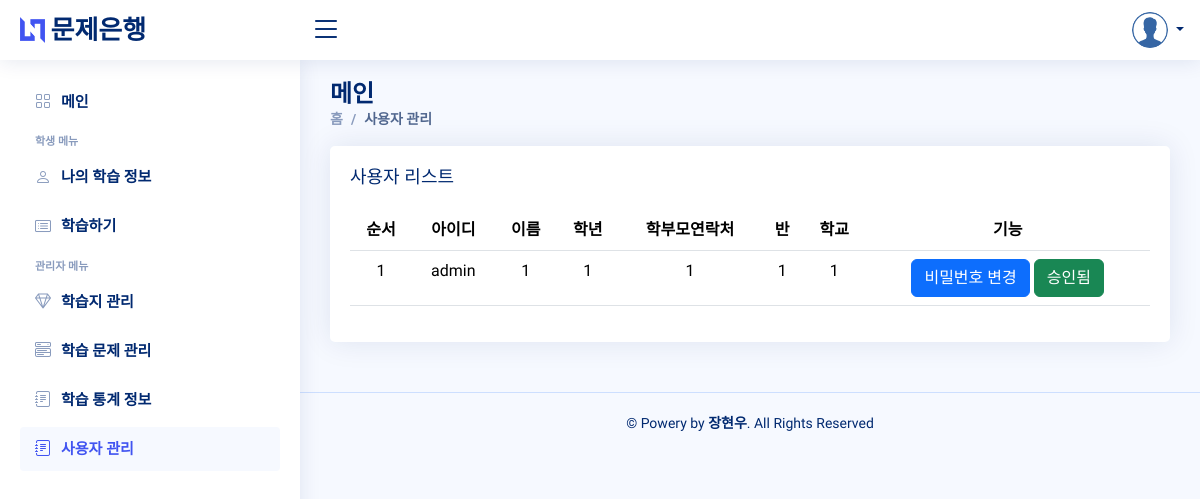
The app's page /userlist with its own data.
### models.py (models this page shows)
class BaseModel(Model):
    class Meta:
        database = db

class User(BaseModel):
    name = CharField()
    grade = IntegerField()
    parent_contact = CharField()
    user_class = CharField()
    school = CharField()
    username = CharField(unique=True)
    password = CharField()
    approved = BooleanField(default=True)

### application.py (the view)
@app.route('/userlist')
def userlist():
    if 'user_id' in session:
        current_user = User.get(User.id == session['user_id'])
    else:
        current_user = None
    userlist = User.select()
    return render_template('userlist.html', userlist=userlist, user=current_user)

### templates/userlist.html (shortened to what this page needs)
<!DOCTYPE html>
<html lang="en">
<head>
  <link href="static/vendor/bootstrap/css/bootstrap.min.css" rel="stylesheet">
  <link href="static/vendor/bootstrap-icons/bootstrap-icons.css" rel="stylesheet">
  <link href="static/vendor/boxicons/css/boxicons.min.css" rel="stylesheet">
  <link href="static/vendor/quill/quill.snow.css" rel="stylesheet">
  <link href="static/vendor/quill/quill.bubble.css" rel="stylesheet">
  <link href="static/vendor/remixicon/remixicon.css" rel="stylesheet">
  <link href="static/vendor/simple-datatables/style.css" rel="stylesheet">
  <link href="static/css/style.css" rel="stylesheet">
</head>
<body>
  <header id="header" class="header fixed-top d-flex align-items-center">
    <div class="d-flex align-items-center justify-content-between">
      <a href="/main" class="logo d-flex align-items-center">
        <img src="static/img/logo.png" alt="">
        <span class="d-none d-lg-block">문제은행</span>
      </a>
      <i class="bi bi-list toggle-sidebar-btn"></i>
    </div>
    <nav class="header-nav ms-auto">
      <ul class="d-flex align-items-center">
        <li class="nav-item dropdown pe-3">
          <a class="nav-link nav-profile d-flex align-items-center pe-0" href="#" data-bs-toggle="dropdown">
            <img src="static/img/userimg.png" alt="Profile" class="rounded-circle">
            <span class="d-none d-md-block dropdown-toggle ps-2">{{ user.name }}</span>
          </a>
        </li>
      </ul>
    </nav>
  </header>
  <aside id="sidebar" class="sidebar">
    <ul class="sidebar-nav" id="sidebar-nav">
      <li class="nav-item">
        <a class="nav-link collapsed" href="/main">
          <i class="bi bi-grid"></i>
          <span>메인</span>
        </a>
      </li>
      <li class="nav-heading">학생 메뉴</li>
      <li class="nav-item">
        <a class="nav-link collapsed" href="/main">
          <i class="bi bi-person"></i>
          <span>나의 학습 정보</span>
        </a>
      </li>
      <li class="nav-item">
        <a class="nav-link collapsed" href="/main">
          <i class="bi bi-card-list"></i>
          <span>학습하기</span>
        </a>
      </li>
      <li class="nav-heading">관리자 메뉴</li>
        <li class="nav-item">
            <a class="nav-link collapsed" href="/worksheet">
                <i class="bi bi-gem"></i>
                <span>학습지 관리</span>
            </a>
        </li>
        <li class="nav-item">
            <a class="nav-link collapsed" href="/category">
             <i class="bi bi-menu-button-wide"></i>
              <span>학습 문제 관리</span>
            </a>
        </li>
        <li class="nav-item">
            <a class="nav-link collapsed" href="/main">
              <i class="bi bi-journal-text"></i>
              <span>학습 통계 정보</span>
            </a>
          </li>
        <li class="nav-item">
            <a class="nav-link" href="/userlist">
              <i class="bi bi-journal-text"></i>
              <span>사용자 관리</span>
            </a>
          </li>
    </ul>
  </aside>
  <main id="main" class="main">
    <div class="pagetitle">
      <h1>메인</h1>
      <nav>
        <ol class="breadcrumb">
          <li class="breadcrumb-item"><a href="index.html">홈</a></li>
          <li class="breadcrumb-item active">사용자 관리</li>
        </ol>
      </nav>
    </div>
    <section class="section dashboard">
      <div class="row">
        <div class="col-lg-12">
          <div class="card">
            <div class="card-body">
              <h5 class="card-title">사용자 리스트</h5>
              <table class="table datatable">
                <thead>
                <tr>
                    <th style="text-align: center;">순서</th>
                    <th style="text-align: center;">아이디</th>
                    <th style="text-align: center;">이름</th>
                    <th style="text-align: center;">학년</th>
                    <th style="text-align: center;">학부모연락처</th>
                    <th style="text-align: center;">반</th>
                    <th style="text-align: center;">학교</th>
                    <th style="text-align: center;">기능</th>
                </tr>
            </thead>
                <tbody>
                    {% for user in userlist %}
                    <tr>
                        <td style="text-align: center;">{{ user.id }}</td>
                        <td style="text-align: center;">{{ user.username }}</td>
                        <td style="text-align: center;">{{ user.name }}</td>
                        <td style="text-align: center;">{{ user.grade }}</td>
                        <td style="text-align: center;">{{ user.parent_contact }}</td>
                        <td style="text-align: center;">{{ user.user_class }}</td>
                        <td style="text-align: center;">{{ user.school }}</td>
                        <td style="text-align: center;">
                            <button class="btn btn-primary btn-change-password" data-id="{{ user.id }}">비밀번호 변경</button>
                            <button class="btn btn-toggle-approval {% if user.approved %}btn-success{% else %}btn-danger{% endif %}" data-id="{{ user.id }}">
                                {% if user.approved %}승인됨{% else %}미승인{% endif %}
                            </button>
                        </td>
                    </tr>
                    {% endfor %}
                </tbody>
              </table>
            </div>
          </div>
        </div>
      </div>
    </section>
  </main>
  <footer id="footer" class="footer">
    <div class="copyright">
      &copy; Powery by <strong><span>장현우</span></strong>. All Rights Reserved
    </div>
  </footer>
</body>
</html>

### static/css/style.css (style rules this page uses)
:root { scroll-behavior: smooth; }
body { font-family: "Open Sans", sans-serif; background: #f6f9ff; color: #444444; }
a { color: #4154f1; text-decoration: none; }
h1, h2, h3, h4, h5, h6 { font-family: "Nunito", sans-serif; }
#main { margin-top: 60px; padding: 20px 30px; transition: all 0.3s; }
.pagetitle { margin-bottom: 10px; }
.pagetitle h1 { font-size: 24px; margin-bottom: 0; font-weight: 600; color: #012970; }
.card { margin-bottom: 30px; border: none; border-radius: 5px; box-shadow: 0px 0 30px rgba(1, 41, 112, 0.1); }
.card-title { padding: 20px 0 15px 0; font-size: 18px; font-weight: 500; color: #012970; font-family: "Poppins", sans-serif; }
.card-body { padding: 0 20px 20px 20px; }
.breadcrumb { font-size: 14px; font-family: "Nunito", sans-serif; color: #899bbd; font-weight: 600; }
.breadcrumb a { color: #899bbd; transition: 0.3s; }
.breadcrumb .breadcrumb-item::before { color: #899bbd; }
.breadcrumb .active { color: #51678f; font-weight: 600; }
.logo { line-height: 1; }
@media (min-width: 1200px) { .logo { width: 280px; } }
.logo img { max-height: 26px; margin-right: 6px; }
.logo span { font-size: 26px; font-weight: 700; color: #012970; font-family: "Nunito", sans-serif; }
.header { transition: all 0.5s; z-index: 997; height: 60px; box-shadow: 0px 2px 20px rgba(1, 41, 112, 0.1); background-color: #fff; padding-left: 20px; }
.header .toggle-sidebar-btn { font-size: 32px; padding-left: 10px; cursor: pointer; color: #012970; }
.header-nav ul { list-style: none; }
.header-nav>ul { margin: 0; padding: 0; }
.header-nav .nav-profile { color: #012970; }
.header-nav .nav-profile img { max-height: 36px; }
.header-nav .nav-profile span { font-size: 14px; font-weight: 600; }
.sidebar { position: fixed; top: 60px; left: 0; bottom: 0; width: 300px; z-index: 996; transition: all 0.3s; padding: 20px; overflow-y: auto; scrollbar-width: thin; scrollbar-color: #aab7cf transparent; box-shadow: 0px 0px 20px rgba(1, 41, 112, 0.1); background-color: #fff; }
@media (min-width: 1200px) { #main, #footer { margin-left: 300px; } }
.sidebar-nav { padding: 0; margin: 0; list-style: none; }
.sidebar-nav li { padding: 0; margin: 0; list-style: none; }
.sidebar-nav .nav-item { margin-bottom: 5px; }
.sidebar-nav .nav-heading { font-size: 11px; text-transform: uppercase; color: #899bbd; font-weight: 600; margin: 10px 0 5px 15px; }
.sidebar-nav .nav-link { display: flex; align-items: center; font-size: 15px; font-weight: 600; color: #4154f1; transition: 0.3; background: #f6f9ff; padding: 10px 15px; border-radius: 4px; }
.sidebar-nav .nav-link i { font-size: 16px; margin-right: 10px; color: #4154f1; }
.sidebar-nav .nav-link.collapsed { color: #012970; background: #fff; }
.sidebar-nav .nav-link.collapsed i { color: #899bbd; }
.footer { padding: 20px 0; font-size: 14px; transition: all 0.3s; border-top: 1px solid #cddfff; }
.footer .copyright { text-align: center; color: #012970; }

### records on screen
User: id "1", username "admin", name "1", grade "1", parent_contact "1", user_class "1", school "1", approved "승인됨"
